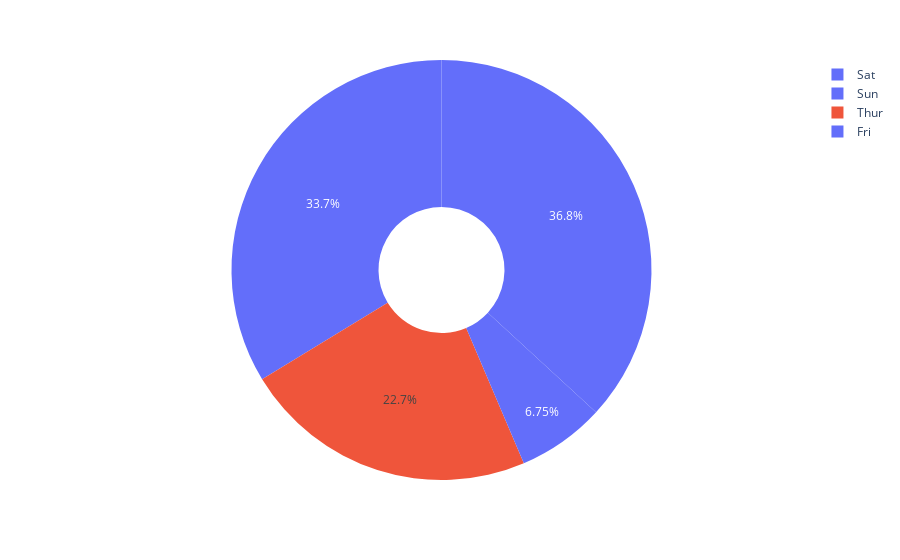

Notebook source saved alongside this figure:
### Code cell
fig=px.pie(data_frame=data,names='day',values='total_bill',color='time',hole=0.3)
fig.show()

### Figure 1 — Plotly figure (JSON) as saved in the notebook; plotly's stock layout.template omitted (floating-point values rounded to 4 significant figures; data arrays with more than 128 entries replaced by an {"elided": "..."} marker saying what was removed)
{"data": [{"customdata": {"elided": "244x1 str values"}, "domain": {"x": [0, 1], "y": [0, 1]}, "hole": 0.3, "hovertemplate": "day=%{label}<br>total_bill=%{value}<br>time=%{customdata[0]}<extra></extra>", "labels": {"elided": "244 str values"}, "legendgroup": "", "marker": {"colors": {"elided": "244 str values"}}, "name": "", "showlegend": true, "type": "pie", "values": {"elided": "244 float values"}}], "layout": {"legend": {"tracegroupgap": 0}, "margin": {"t": 60}}}
